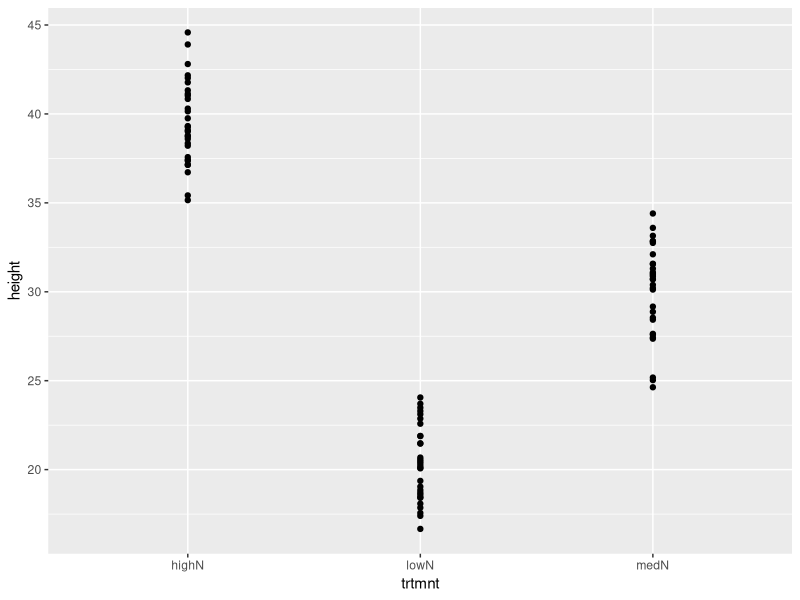
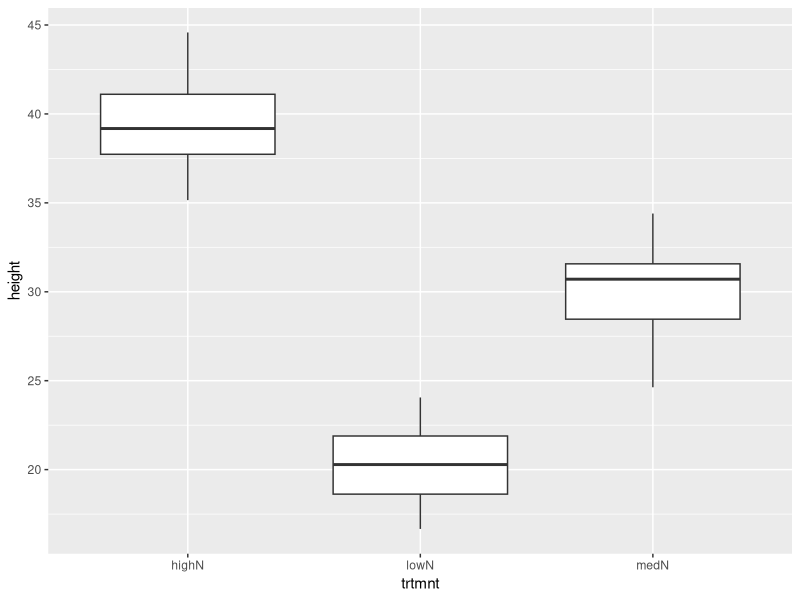

Recreate these plots in R, in order.
## ---- chunk 1
library(tidyverse)
##################################################
# FUNCTION: p_data or plant data
# input: randomly simulated data
# output: simulated plant height data, in a long format for analysis
#------------------------------------------------- 
p_data <- function(size=30, mean1=20, mean2=30, mean3=40, sd13=2,sd2=3) {
  dataFrame <- data.frame(lowN=rnorm(size, mean=mean1,sd=sd13),
                          medN=rnorm(size, mean=mean2, sd=sd2),
                          highN=rnorm(size, mean=mean3, sd=sd13)) # creating the data frames
                          
  dataFrame <- pivot_longer(dataFrame, cols=lowN:highN,
                            names_to = "trtmnt",
                            values_to = "height",
                            values_drop_na = T)
                            # changing orientation
  s1 <- summary(aov(height~trtmnt, data=dataFrame))
  p1 <- ggplot(data=dataFrame, aes(x=trtmnt, y=height)) + geom_point()
  p2 <- ggplot(data=dataFrame, aes(x=trtmnt, y=height)) + 
  geom_boxplot()
  return(c(dataFrame,plot(p1),s1,plot(p2)))
}
# plotting the graph and output, added a boxplot which shows the data better
p_data()

